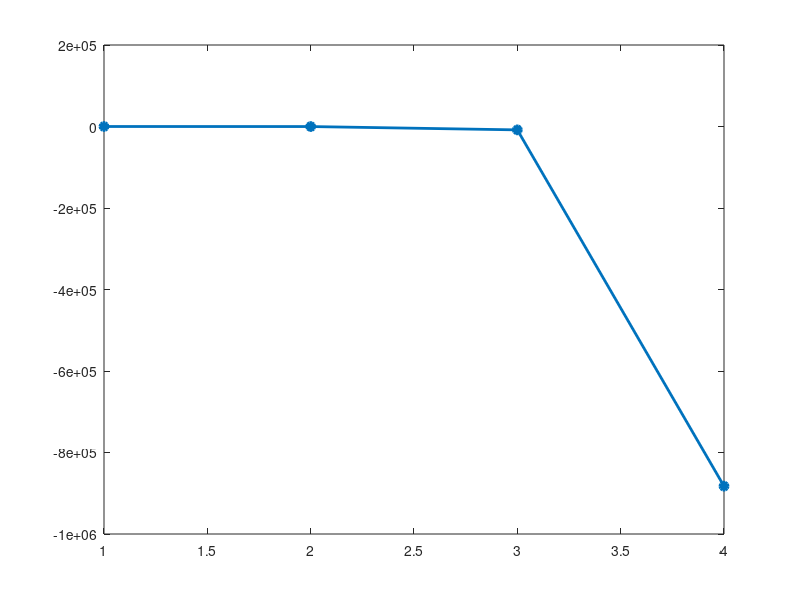

MATLAB code to generate this figure: (Note: this script raises an error after producing the figure.)
%% main_CMA_Dipole.m (Rock-Solid Complete Version)
% CMA Solver for Thin-Wire Dipole Antenna
%----------------------------------------
% Computes MoM impedance, solves characteristic modes, evaluates radiation,
% and saves eigenvalue/directivity plots when requested.
% Author: Gemini
% Date: July 22, 2025 (Complete)

function results_out = main_CMA_Dipole(varargin)
    %% Parse inputs
    p = inputParser;
    addParameter(p,'Frequency',300e6,@(x)validateattributes(x,{'numeric'},{'vector','positive'}));
    addParameter(p,'Length',[],@(x)validateattributes(x,{'numeric'},{'scalar','positive'}));
    addParameter(p,'Radius',[],@(x)validateattributes(x,{'numeric'},{'scalar','positive'}));
    addParameter(p,'Segments',41,@(x)validateattributes(x,{'numeric'},{'scalar','integer','odd','>=',3}));
    addParameter(p,'NumModes',4,@(x)validateattributes(x,{'numeric'},{'scalar','integer','>=',1}));
    addParameter(p,'SaveOutputs',false,@islogical);
    addParameter(p,'PlotVisible',false,@islogical);
    addParameter(p,'RelTol',1e-4,@(x)validateattributes(x,{'numeric'},{'scalar','positive'}));
    addParameter(p,'AbsTol',1e-8,@(x)validateattributes(x,{'numeric'},{'scalar','positive'}));
    addParameter(p,'UseParallel',false,@islogical);
    addParameter(p,'Verbose',false,@islogical);
    parse(p,varargin{:});
    params = p.Results;

    %% Constants
    c   = 3e8;
    eta = 119.9169832*pi;

        %% Prepare output
    Nf = numel(params.Frequency);
    template = struct( ...
    'frequency',     [], ...
    'lambda_n',      [], ...
    'J_n',           [], ...
    'P_rad_n',       [], ...
    'Directivity_n', [], ...
    'Z_matrix',      [], ...
    'z_center',      [], ...
    'dL',            []  ...
);
    results_out = repmat(template, 1, Nf);

    for fi = 1:Nf
        f      = params.Frequency(fi);
        lambda = c/f;
        k      = 2*pi/lambda;

        %% Dipole dimensions
        if isempty(params.Length)
            L = 0.48*lambda;
        else
            L = params.Length;
        end
        if isempty(params.Radius)
            a = 1e-3*lambda;
        else
            a = params.Radius;
        end
        % Thin-wire assumption clamp
        if a >= L/50
            a = L/100;
            warning('Clamped radius to satisfy thin-wire assumption.');
        end

        %% Geometry discretization
        [z_start,z_end,z_center,dL] = create_dipole_geometry(L,params.Segments);

        %% Impedance matrix via MoM
        Z = calculate_impedance_matrix(k,eta,a,z_center,dL,params.RelTol,params.AbsTol,params.UseParallel);

        %% Modal decomposition (TCM)
        [Rmat,Xmat] = decompose_Z(Z);
        [lambda_n,J_n] = solve_modes(Xmat,Rmat,params.NumModes);

        %% Radiation properties
        [P_rad_n,D_n] = calculate_radiation_properties(J_n,k,z_center,dL);

        %% Store results
        res = struct();
        res.frequency     = f;
        res.lambda_n      = lambda_n;
        res.J_n           = J_n;
        res.P_rad_n       = P_rad_n;
        res.Directivity_n = D_n;
        res.Z_matrix      = Z;
        res.z_center      = z_center;
        res.dL            = dL;
        results_out(fi)   = res;

        %% Plot and save if requested
        plot_results(res,params.NumModes,params.SaveOutputs,params.PlotVisible);
    end
end

%% Geometry helper
function [z_start,z_end,z_center,dL] = create_dipole_geometry(L,N)
    dL = L/N;
    z = linspace(-L/2,L/2,N+1);
    z_start  = z(1:end-1);
    z_end    = z(2:end);
    z_center = (z_start + z_end)/2;
end

%% Impedance matrix assembly
function Z = calculate_impedance_matrix(k,eta,a,z_center,dL,relTol,absTol,usePar)
    N = numel(z_center);
    Z = complex(zeros(N,N));
    if usePar
        parfor m = 1:N
            Z(m,:) = impedance_row(m,N,z_center,k,eta,a,dL,relTol,absTol);
        end
    else
        for m = 1:N
            Z(m,:) = impedance_row(m,N,z_center,k,eta,a,dL,relTol,absTol);
        end
    end
end

%% Single row of Z
function Zrow = impedance_row(m,N,z_center,k,eta,a,dL,relTol,absTol)
    zm = z_center(m);
    Zrow = complex(zeros(1,N));
    coeff = 1j*eta/(4*pi*k);
    for n = 1:N
        z1 = z_center(n) - dL/2;
        z2 = z_center(n) + dL/2;
        % Green's function integral term
        Gint = integral(@(zp) exp(-1j*k*sqrt((zm-zp).^2 + a^2))./sqrt((zm-zp).^2 + a^2),...
                        z1, z2, 'RelTol',relTol, 'AbsTol',absTol);
        % derivative of G at endpoints
        dG2 = dGreen(zm,z2,k,a);
        dG1 = dGreen(zm,z1,k,a);
        Zrow(n) = coeff*(k^2*Gint + dG2 - dG1);
    end
end

%% Green's function derivative
function val = dGreen(zm,zp,k,a)
    R = sqrt((zm-zp).^2 + a^2);
    G = exp(-1j*k*R)./R;
    val = ((zp - zm)/R).*( -1j*k - 1/R ).*G;
end

%% Decompose Z into R and X
function [Rmat,Xmat] = decompose_Z(Z)
    Zs = (Z + Z.')/2;
    Rmat = real(Zs);
    Xmat = imag(Zs);
end

%% Solve generalized eigenproblem X v = lambda R v
function [lambda_n,J_n] = solve_modes(X,R,M)
    % Regularize R if needed
    if any(eig(R) <= 0)
        R = R + eye(size(R))*1e-12*max(abs(diag(R)));
    end
    [V,D] = eig(X,R);
    lam = diag(D);
    [~,idx] = sort(abs(lam),'ascend');
    idx = idx(1:M);
    lambda_n = lam(idx);
    J_n = V(:,idx);
    % Phase normalization
    for i = 1:M
        [~,i0] = max(abs(J_n(:,i)));
        ph = angle(J_n(i0,i));
        J_n(:,i) = J_n(:,i)*exp(-1j*ph)/max(abs(J_n(:,i)));
    end
end

%% Radiation properties: P_rad and directivity
function [P_rad,D] = calculate_radiation_properties(J_n,k,z_center,dL)
    eta = 119.9169832*pi;
    theta = linspace(0,pi,361);
    M = size(J_n,2);
    P_rad = zeros(M,1);
    D     = zeros(M,1);
    for i = 1:M
        AF = (J_n(:,i).' * exp(1j*k*(z_center.'*cos(theta)))) * dL;
        U  = abs(AF .* sin(theta)).^2 / (2*eta);
        P_rad(i) = trapz(theta, U * 2*pi .* sin(theta));
        D(i)     = 4*pi * max(U) / P_rad(i);
    end
end

%% Plotting function: eigenvalues and directivity
function plot_results(res,M,saveFlag,plotVis)
    styles = get_plot_styles();
    f      = res.frequency;
    lam    = res.lambda_n;
    D      = res.Directivity_n;

    % Eigenvalues plot
    fig1 = figure('Visible', ternary(plotVis,'on','off'));
    plot(1:numel(lam), lam, '-o', 'Color',styles.color1, 'LineWidth',2, 'MarkerFaceColor',styles.color1);
    hold on; yline(0,'--','Color',styles.color2); hold off;
    grid on;
    xlabel('Mode Index'); ylabel('\lambda_n');
    title(sprintf('Eigenvalues @ %.0f MHz', f/1e6));
    if saveFlag
        saveas(fig1, sprintf('Eigenvalues_%.0fMHz.png', f/1e6));
    end
    if ~plotVis, close(fig1); end

    % Directivity bar chart
    fig2 = figure('Visible', ternary(plotVis,'on','off'));
    bar(1:min(M,numel(D)), D(1:min(M,numel(D))), 'FaceColor',styles.color1);
    grid on;
    xlabel('Mode Index'); ylabel('Directivity');
    title(sprintf('Directivity @ %.0f MHz', f/1e6));
    if saveFlag
        saveas(fig2, sprintf('Directivity_%.0fMHz.png', f/1e6));
    end
    if ~plotVis, close(fig2); end
end

%% Ternary helper
function out = ternary(cond,a,b)
    if cond, out = a; else out = b; end
end

%% Plot styles
function s = get_plot_styles()
    s.color1 = [0,0.4470,0.7410];
    s.color2 = [0.8500,0.3250,0.0980];
end
